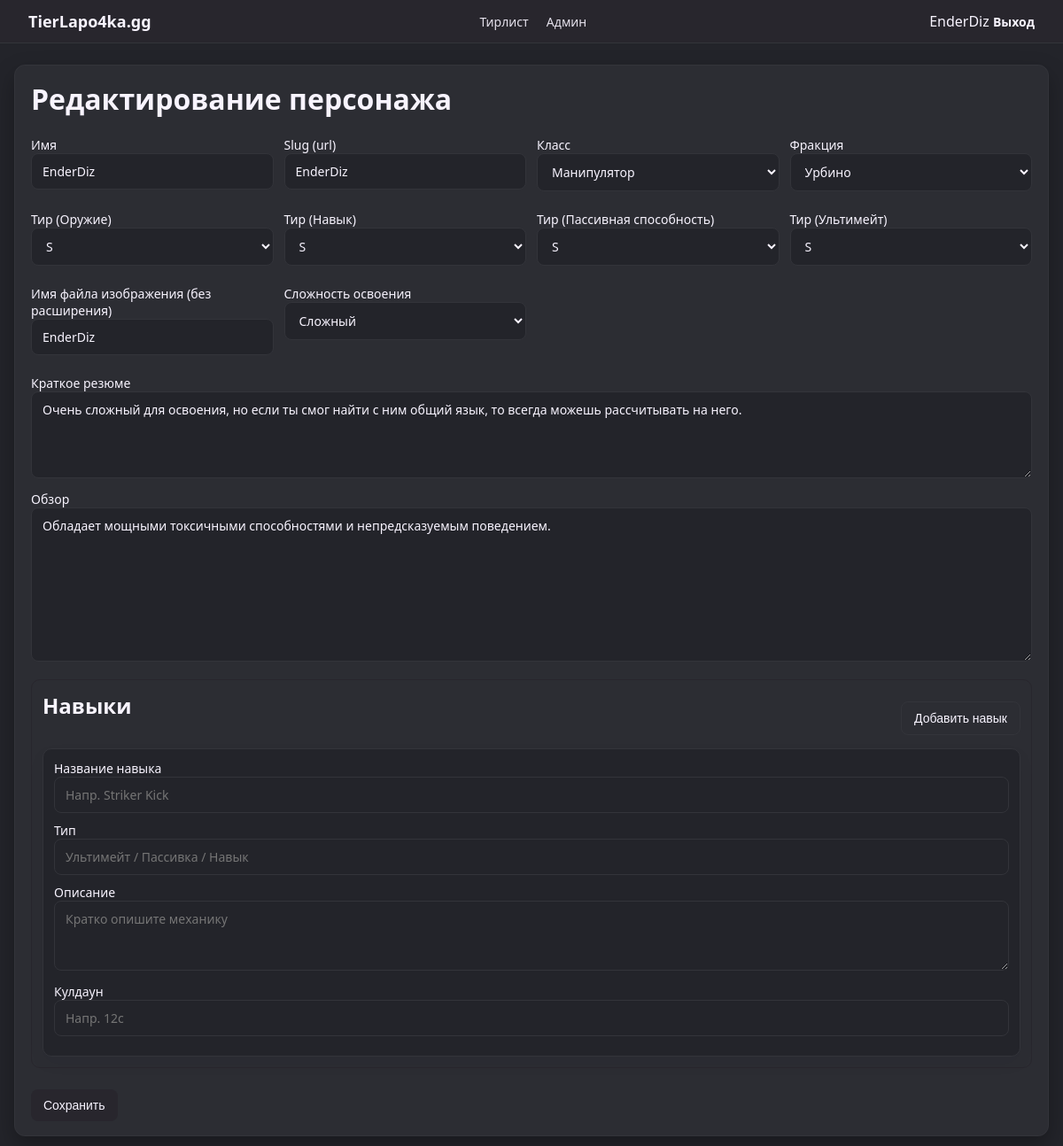
Screenshot of /admin/character/23/edit (signed in) with the database file from the repository.
### models.py (models this page shows, shortened)
class User(db.Model):
    id = db.Column(db.Integer, primary_key=True)
    username = db.Column(db.String(64), unique=True, nullable=False)
    password_hash = db.Column(db.String(255), nullable=False)
    is_admin = db.Column(db.Boolean, default=False)

class Character(db.Model):
    id = db.Column(db.Integer, primary_key=True)
    name = db.Column(db.String(128), nullable=False)
    slug = db.Column(db.String(128), unique=True, nullable=False)
    class_name = db.Column(db.String(32))
    faction = db.Column(db.String(32))
    tier_weapon = db.Column(db.String(3))
    tier_skill = db.Column(db.String(3))
    tier_passive = db.Column(db.String(3))
    tier_ultimate = db.Column(db.String(3))
    difficulty = db.Column(db.String(32))  # НОВОЕ: сложность освоения
    short_summary = db.Column(db.Text)
    review = db.Column(db.Text)
    image_name = db.Column(db.String(255))
    skills = db.relationship("Skill", backref="character", lazy=True,
                             cascade="all, delete-orphan")

### app.py (the view, shortened to what this page needs)
    @app.route("/admin/character/<int:char_id>/edit", methods=["GET", "POST"])
    @admin_required
    def admin_edit_character(char_id):
        ch = Character.query.get_or_404(char_id)
        return render_template("admin_edit_character.html", character=ch)

### auth.py (called while the page is built)
def get_current_user():
    user_id = session.get("user_id")
    if user_id is None:
        return None
    return User.query.get(user_id)

def admin_required(view_func):
    @wraps(view_func)
    def wrapper(*args, **kwargs):
        user = get_current_user()
        if not user or not user.is_admin:
            flash("Недостаточно прав.", "error")
            return redirect(url_for("login"))
        return view_func(*args, **kwargs)
    return wrapper

### templates/admin_edit_character.html (shortened to what this page needs)
{% extends "base.html" %}
{% if character %}
    {% set page_title = "Редактирование персонажа" %}
{% else %}
    {% set page_title = "Новый персонаж" %}
{% endif %}
{% block extra_css %}
<link rel="stylesheet" href="{{ url_for('static', filename='admin.css') }}">
{% endblock %}
{% block content %}
<div class="card">
    <h1>{{ page_title }}</h1>
    <form method="post">
        <div class="form-grid">
            <label>Имя
                <input type="text" name="name" value="{{ character.name if character else '' }}" required>
            </label>
            <label>Slug (url)
                <input type="text" name="slug" value="{{ character.slug if character else '' }}" required>
            </label>
            <label>Класс
                {% set cls = character.class_name if character else '' %}
                <select name="class_name">
                    <option value="Манипулятор" {% if cls=='Манипулятор' %}selected{% endif %}>Манипулятор</option>
                </select>
            </label>
            <label>Фракция
                {% set f = character.faction if character else '' %}
                <select name="faction">
                    <option value="Урбино" {% if f=='Урбино' %}selected{% endif %}>Урбино</option>
                </select>
            </label>
            {% set tw = character.tier_weapon if character else '' %}
            {% set ts = character.tier_skill if character else '' %}
            {% set tp = character.tier_passive if character else '' %}
            {% set tu = character.tier_ultimate if character else '' %}
            {% set tier_options = ['D','C','B','A','S','SS','SSS'] %}
            <label>Тир (Оружие)
                <select name="tier_weapon">
                    {% for v in tier_options %}
                    <option value="{{ v }}" {% if tw==v %}selected{% endif %}>{{ v }}</option>
                    {% endfor %}
                </select>
            </label>
            <label>Тир (Навык)
                <select name="tier_skill">
                    {% for v in tier_options %}
                    <option value="{{ v }}" {% if ts==v %}selected{% endif %}>{{ v }}</option>
                    {% endfor %}
                </select>
            </label>
            <label>Тир (Пассивная способность)
                <select name="tier_passive">
                    {% for v in tier_options %}
                    <option value="{{ v }}" {% if tp==v %}selected{% endif %}>{{ v }}</option>
                    {% endfor %}
                </select>
            </label>
            <label>Тир (Ультимейт)
                <select name="tier_ultimate">
                    {% for v in tier_options %}
                    <option value="{{ v }}" {% if tu==v %}selected{% endif %}>{{ v }}</option>
                    {% endfor %}
                </select>
            </label>
            <label>Имя файла изображения (без расширения)
                <input type="text" name="image_name"
                       value="{{ character.image_name.rsplit('.', 1)[0] if character and character.image_name else '' }}">
            </label>
            <label>Сложность освоения
                {% set diff = character.difficulty if character else '' %}
                <select name="difficulty">
                    <option value="Сложный" {% if diff=='Сложный' %}selected{% endif %}>Сложный</option>
                </select>
            </label>
        </div>
        <label>Краткое резюме
            <textarea name="short_summary" rows="4">{{ character.short_summary if character else '' }}</textarea>
        </label>
        <label>Обзор
            <textarea name="review" rows="8">{{ character.review if character else '' }}</textarea>
        </label>
        <div class="skills-form">
            <div class="skills-form__header">
                <h2>Навыки</h2>
                <button type="button" class="btn btn-ghost" id="add-skill-btn">Добавить навык</button>
            </div>
            <div id="skills-list">
                {% set skills = character.skills if character and character.skills else [None] %}
                {% for skill in skills %}
                    <div class="skill-form-row">
                        <label>Название навыка
                            <input type="text" name="skill_name" value="{{ skill.name if skill else '' }}" placeholder="Напр. Striker Kick">
                        </label>
                        <label>Тип
                            <input type="text" name="skill_type" value="{{ skill.type if skill else '' }}" placeholder="Ультимейт / Пассивка / Навык">
                        </label>
                        <label>Описание
                            <textarea name="skill_description" rows="3" placeholder="Кратко опишите механику">{{ skill.description if skill else '' }}</textarea>
                        </label>
                        <label>Кулдаун
                            <input type="text" name="skill_cooldown" value="{{ skill.cooldown if skill else '' }}" placeholder="Напр. 12с">
                        </label>
                    </div>
                {% endfor %}
            </div>
        </div>
        <button type="submit">Сохранить</button>
    </form>
</div>
{% endblock %}

### templates/base.html (shortened to what this page needs)
<!doctype html>
<html lang="en">
<head>
    <link rel="stylesheet" href="{{ url_for('static', filename='style.css') }}">
    {% block extra_css %}{% endblock %}
</head>
<body>
<header class="top-nav">
    <div class="logo">TierLapo4ka.gg</div>
    <nav>
        <a href="{{ url_for('tier_list') }}">Тирлист</a>
        {% if current_user and current_user.is_admin %}
            <a href="{{ url_for('admin_dashboard') }}">Админ</a>
        {% endif %}
    </nav>
    <div class="user-block">
        {% if current_user %}
            <span>{{ current_user.username }}</span>
            <a href="{{ url_for('logout') }}">Выход</a>
        {% else %}
            <a href="{{ url_for('login') }}">Авторизация</a>
        {% endif %}
    </div>
</header>
<main class="page-container {% block page_class %}{% endblock %}">
    {% block content %}{% endblock %}
</main>
</body>
</html>

### static/style.css (style rules this page uses)
body { margin: 0; font-family: system-ui, -apple-system, BlinkMacSystemFont, "Segoe UI", sans-serif; background: #23242a; color: #F8F4FF; }
a { color: inherit; text-decoration: none; }
.top-nav { position: sticky; top: 0; z-index: 10; display: flex; align-items: center; justify-content: space-between; padding: 12px 32px; background: #28262d; border-bottom: 1px solid #33343a; color: #F8F4FF; backdrop-filter: blur(8px); }
.logo { font-weight: 700; font-size: 18px; }
.top-nav nav a { margin-right: 16px; font-size: 14px; opacity: 0.9; }
.user-block a { font-size: 14px; font-weight: 600; }
.page-container { max-width: 1280px; margin: 24px auto 40px; padding: 0 16px; }
.card { background: #2c2d33; border-radius: 12px; padding: 16px 18px; margin-bottom: 20px; border: 1px solid #33343a; box-shadow: 0 10px 25px rgba(0, 0, 0, 0.28); }
h1, h2, h3 { margin-top: 0; color: #F8F4FF; }
label { display: block; font-size: 14px; margin-bottom: 10px; color: #F8F4FF; }
input[type="text"], input[type="password"], textarea, select { width: 100%; background: #23242a; border-radius: 8px; border: 1px solid #33343a; padding: 10px 12px; color: #F8F4FF; font: inherit; box-sizing: border-box; }
button, .btn { display: inline-block; padding: 10px 14px; border-radius: 8px; border: none; background: #28262d; color: #F8F4FF; font-size: 14px; cursor: pointer; margin-top: 8px; transition: filter 0.12s ease, transform 0.12s ease; }

### static/admin.css (style rules this page uses)
.form-grid { display: grid; grid-template-columns: repeat(auto-fit, minmax(240px, 1fr)); gap: 12px; margin-bottom: 12px; }
.skills-form { margin: 16px 0; padding: 12px; border-radius: 10px; background: #2c2d33; border: 1px solid #28262d; }
.skills-form__header { display: flex; align-items: center; justify-content: space-between; gap: 10px; margin-bottom: 12px; }
.skill-form-row { padding: 12px; border-radius: 10px; background: #23242a; border: 1px solid #33343a; box-shadow: 0 8px 18px rgba(19, 25, 44, 0.05); margin-bottom: 12px; }
.skill-form-row:last-child { margin-bottom: 0; }
.btn-ghost { background: transparent; color: #F8F4FF; border: 1px solid #33343a; }

### rows the page displays
User: username "EnderDiz"
Character: name "EnderDiz", slug "EnderDiz", class_name "Манипулятор", faction "Урбино", image_name "EnderDiz", difficulty "Сложный", short_summary "Очень сложный для освоения, но если ты смог найти с ним общий язык, то всегда можешь рассчитывать на него.", review "Обладает мощными токсичными способностями и непредсказуемым поведением."

### other values shown
{{ page_title }} "Редактирование персонажа"
form field tier_weapon "S"
form field tier_skill "S"
form field tier_passive "S"
form field tier_ultimate "S"
